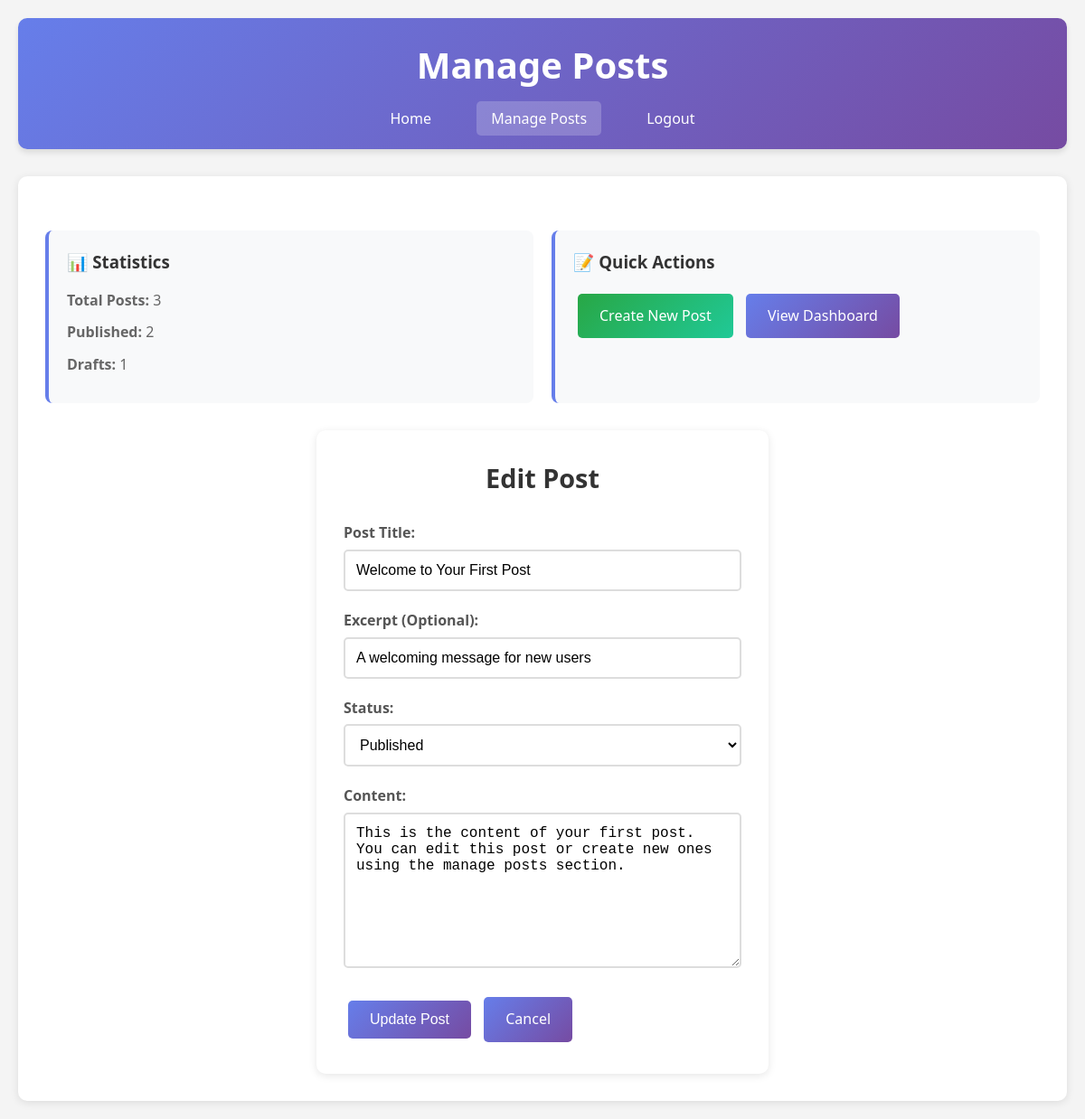
The page /posts.php?action=edit&id=1 (signed in) on the database its author committed.
### tables this page shows
CREATE TABLE IF NOT EXISTS posts (
    id INT AUTO_INCREMENT PRIMARY KEY,
    title VARCHAR(200) NOT NULL,
    content TEXT NOT NULL,
    excerpt VARCHAR(300),
    status ENUM('draft', 'published', 'archived') DEFAULT 'draft',
    user_id INT,
    created_at TIMESTAMP DEFAULT CURRENT_TIMESTAMP,
    updated_at TIMESTAMP DEFAULT CURRENT_TIMESTAMP ON UPDATE CURRENT_TIMESTAMP,
    FOREIGN KEY (user_id) REFERENCES users(id) ON DELETE CASCADE,
    INDEX idx_user_id (user_id),
    INDEX idx_status (status),
    INDEX idx_created_at (created_at)
);

### posts.php (the view, shortened to what this page needs)
<?php
require_once 'auth_helper.php';
$user = getCurrentUser();
$edit_post = null;
$action = isset($_GET['action']) ? $_GET['action'] : '';
if ($action == 'edit' && isset($_GET['id'])) {
    $id = intval($_GET['id']);
    $sql = "SELECT * FROM posts WHERE id = ? AND user_id = ?";
    $stmt = $conn->prepare($sql);
    $stmt->bind_param("ii", $id, $user['id']);
    $stmt->execute();
    $result = $stmt->get_result();
    if ($result->num_rows == 1) {
        $edit_post = $result->fetch_assoc();
    }
}
$posts = [];
$sql = "SELECT * FROM posts WHERE user_id = ? ORDER BY created_at DESC";
$stmt = $conn->prepare($sql);
$stmt->bind_param("i", $user['id']);
$stmt->execute();
$result = $stmt->get_result();
while ($row = $result->fetch_assoc()) {
    $posts[] = $row;
}
$total_posts = count($posts);
$published_posts = count(array_filter($posts, function($post) { return $post['status'] == 'published'; }));
$draft_posts = count(array_filter($posts, function($post) { return $post['status'] == 'draft'; }));
?>
<!DOCTYPE html>
<html lang="en">
<head>
    <link rel="stylesheet" href="style.css">
</head>
<body>
    <div class="container">
        <div class="header">
            <h1>Manage Posts</h1>
            <nav>
                <a href="welcome.php" class="nav-link">Home</a>
                <a href="posts.php" class="nav-link active">Manage Posts</a>
                <a href="logout.php" class="nav-link">Logout</a>
            </nav>
        </div>
        <div class="content">
            <div class="stats">
                <div class="stat-card">
                    <h3>📊 Statistics</h3>
                    <p><strong>Total Posts:</strong> <?php echo $total_posts; ?></p>
                    <p><strong>Published:</strong> <?php echo $published_posts; ?></p>
                    <p><strong>Drafts:</strong> <?php echo $draft_posts; ?></p>
                </div>
                <div class="stat-card">
                    <h3>📝 Quick Actions</h3>
                    <a href="posts.php?action=create" class="btn btn-primary">Create New Post</a>
                    <a href="welcome.php" class="btn">View Dashboard</a>
                </div>
            </div>
            <?php if ($action == 'create' || $edit_post): ?>
                <div class="form-container">
                    <h2><?php echo $edit_post ? 'Edit Post' : 'Create New Post'; ?></h2>
                    <form method="POST" action="posts.php">
                        <div class="form-group">
                            <label for="title">Post Title:</label>
                            <input type="text" id="title" name="title" required
                                   value="<?php echo $edit_post ? htmlspecialchars($edit_post['title']) : ''; ?>">
                        </div>
                        <div class="form-group">
                            <label for="excerpt">Excerpt (Optional):</label>
                            <input type="text" id="excerpt" name="excerpt"
                                   value="<?php echo $edit_post ? htmlspecialchars($edit_post['excerpt']) : ''; ?>"
                                   placeholder="Brief description of the post">
                        </div>
                        <div class="form-group">
                            <label for="status">Status:</label>
                            <select id="status" name="status" class="form-control">
                                <option value="published" <?php echo ($edit_post && $edit_post['status'] == 'published') ? 'selected' : ''; ?>>Published</option>
                            </select>
                        </div>
                        <div class="form-group">
                            <label for="content">Content:</label>
                            <textarea id="content" name="content" rows="8" required><?php echo $edit_post ? htmlspecialchars($edit_post['content']) : ''; ?></textarea>
                        </div>
                        <button type="submit" class="btn">
                            <?php echo $edit_post ? 'Update Post' : 'Create Post'; ?>
                        </button>
                        <a href="posts.php" class="btn">Cancel</a>
                    </form>
                </div>
            <?php endif; ?>
        </div>
    </div>
</body>
</html>

### style.css (style rules this page uses)
* { margin: 0; padding: 0; box-sizing: border-box; }
body { font-family: 'Segoe UI', Tahoma, Geneva, Verdana, sans-serif; line-height: 1.6; color: #333; background-color: #f4f4f4; }
.container { max-width: 1200px; margin: 0 auto; padding: 20px; }
.header { background: linear-gradient(135deg, #667eea 0%, #764ba2 100%); color: white; padding: 20px 0; margin-bottom: 30px; border-radius: 10px; box-shadow: 0 4px 6px rgba(0, 0, 0, 0.1); }
.header h1 { text-align: center; margin-bottom: 15px; font-size: 2.5em; }
.header nav { text-align: center; }
.nav-link { color: white; text-decoration: none; margin: 0 15px; padding: 8px 16px; border-radius: 5px; transition: background-color 0.3s ease; }
.nav-link:hover, .nav-link.active { background-color: rgba(255, 255, 255, 0.2); }
.form-container { background: white; padding: 30px; border-radius: 10px; box-shadow: 0 2px 10px rgba(0, 0, 0, 0.1); max-width: 500px; margin: 0 auto; }
.form-container h2 { text-align: center; margin-bottom: 25px; color: #333; font-size: 1.8em; }
.form-group { margin-bottom: 20px; }
.form-group label { display: block; margin-bottom: 5px; font-weight: 600; color: #555; }
.form-group input, .form-group textarea { width: 100%; padding: 12px; border: 2px solid #ddd; border-radius: 5px; font-size: 16px; transition: border-color 0.3s ease; }
.btn { display: inline-block; background: linear-gradient(135deg, #667eea 0%, #764ba2 100%); color: white; padding: 12px 24px; text-decoration: none; border: none; border-radius: 5px; cursor: pointer; font-size: 16px; transition: transform 0.2s ease, box-shadow 0.2s ease; margin: 5px; }
.btn-primary { background: linear-gradient(135deg, #28a745 0%, #20c997 100%); }
.content { background: white; padding: 30px; border-radius: 10px; box-shadow: 0 2px 10px rgba(0, 0, 0, 0.1); }
.stats { display: grid; grid-template-columns: repeat(auto-fit, minmax(250px, 1fr)); gap: 20px; margin: 30px 0; }
.stat-card { background: #f8f9fa; padding: 20px; border-radius: 8px; border-left: 4px solid #667eea; }
.stat-card h3 { color: #333; margin-bottom: 15px; }
.stat-card p { color: #666; margin-bottom: 10px; }
select.form-control { width: 100%; padding: 12px; border: 2px solid #ddd; border-radius: 5px; font-size: 16px; background-color: white; transition: border-color 0.3s ease; }

### rows shown on the page
posts: title "Welcome to Your First Post", excerpt "A welcoming message for new users", status "Published", content "This is the content of your first post. You can edit this post or create new ones using the manage posts section."

### other values the page prints
$total_posts "3"
$published_posts "2"
$draft_posts "1"
